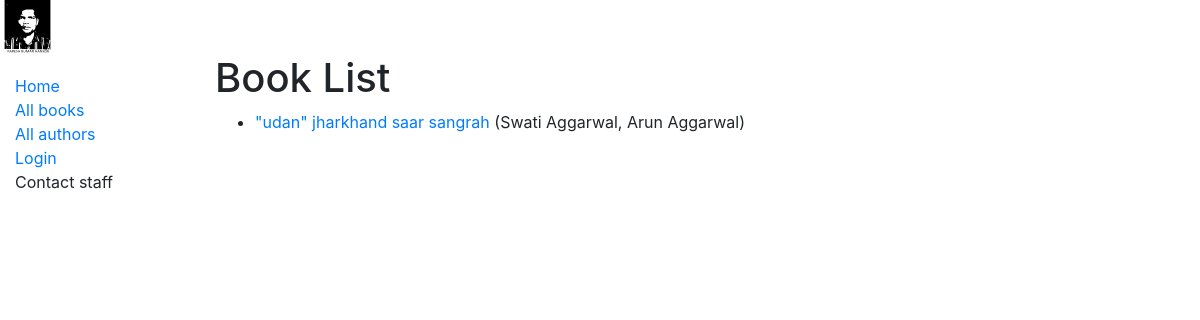
Before: /catalog/books/ with the older database file.
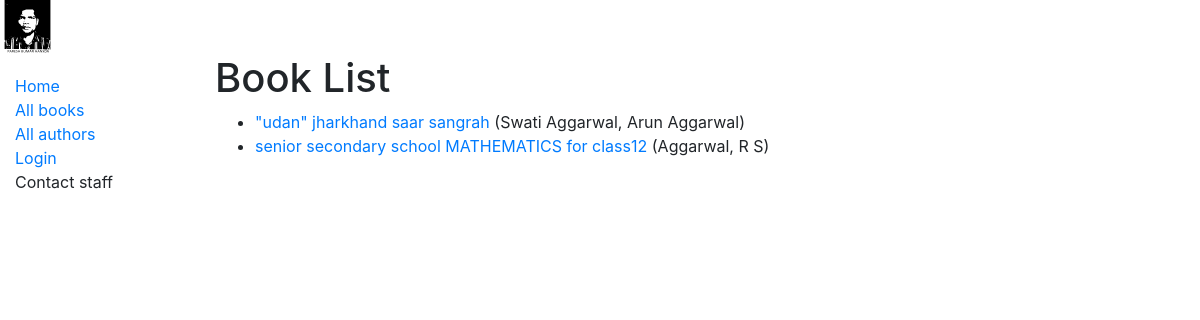
After: the same page with the newer database file.
### catalog/models.py (models this page shows, shortened)
class Book(models.Model):
    title = models.CharField(max_length=200)
    author = models.ForeignKey('Author', on_delete=models.SET_NULL, null=True)
    summary = models.TextField(max_length=1000, help_text='Enter a brief description of the book')
    isbn = models.CharField('ISBN', max_length=13, unique=True,
                             help_text='13 Character <a href="https://www.isbn-international.org/content/what-isbn">ISBN number</a>')
    genre = models.ManyToManyField(Genre, help_text='Select a genre for this book')
    language = models.ManyToManyField(Language, help_text='Select a language for this book')
    def get_absolute_url(self):
        return reverse('book-detail', args=[str(self.id)])
    def display_genre(self):
        """Create a string for the Genre. This is required to display genre in Admin."""
        return ', '.join(genre.name for genre in self.genre.all()[:3])
    display_genre.short_description = 'Genre'
    def display_language(self):
        """Create a string for the Genre. This is required to display genre in Admin."""
        return ', '.join(language.name for language in self.language.all()[:3])
    display_language.short_description = 'Language'

class Author(models.Model):
    first_name = models.CharField(max_length=100)
    last_name = models.CharField(max_length=100)
    date_of_birth = models.DateField(null=True, blank=True)
    date_of_death = models.DateField('Died', null=True, blank=True)
    class Meta:
        ordering = ['last_name', 'first_name']
    def __str__(self):
        return f'{self.last_name}, {self.first_name}'

### catalog/views.py (the view)
# urls.py: path('books/', views.BookListView.as_view(), name='books'),
class BookListView(generic.ListView):
    model = Book
    '''
    def get_queryset(self):
        return Book.objects.filter(title__icontains='jhar')[:5]
    '''
    def get_context_data(self, **kwargs):
        context = super(BookListView, self).get_context_data(**kwargs)
        context['some_data'] = 'This is just some data'
        return context

### catalog/templates/catalog/book_list.html (shortened to what this page needs)
{% extends "base_generic.html" %}
{% block content %}
  <h1>Book List</h1>
  {% if book_list %}
  <ul>
    {% for book in object_list %}
      <li>
        <a href="{{book.get_absolute_url}}">{{ book.title }}</a> ({{book.author}})
      </li>
    {% endfor %}
  </ul>
  {% else %}
    <p>There are no books in the library.</p>
  {% endif %}
{% endblock %}

### catalog/templates/base_generic.html (shortened to what this page needs)
<!DOCTYPE html>
<html lang="en">
<head>
  <link rel="stylesheet" href="https://cdn.jsdelivr.net/npm/bootstrap@4.5.3/dist/css/bootstrap.min.css">
  {% load static %}
  <link rel="stylesheet" href="{% static 'css/style.css' %}">
  <img src="{% static 'catalog/pkh.svg' %}" alt="paresh" style="width:55px;height:54px;">
</head>
<body>
  <div class="container-fluid">
    <div class="row">
      <div class="col-sm-2">
      {% block sidebar %}
        <ul class="sidebar-nav">
          <li><a href="{% url 'index' %}">Home</a></li>
          <li><a href="{% url 'books'%}">All books</a></li>
          <li><a href="{% url 'authors'%}">All authors</a></li>
   {% if user.is_authenticated %}
     <li>User: {{ user.get_username }}</li>
     <li><a href="{% url 'my-borrowed' %}">My Borrowed</a></li>
     <li><a href="{% url 'logout'%}?next={{request.path}}">Logout</a></li>
   {% else %}
     <li><a href="{% url 'login'%}?next={{request.path}}">Login</a></li>
   {% endif %}
{% if user.is_staff %}
<li>Hello,Librarian {{ user.get_username }}</li>
<li><a href="{% url "my-loaned" %}">MyLibrary</a></li>
{% if user.is_superuser %}
<li>Hello, Admin {{ user.get_username }}</li>
<li><a href="{% url "librarians" %}">Librarians </a></li>
<li><a href="{% url "all-borrowed" %}">Borrowed</a></li>
<li><a href="{% url "borrowers" %}">AllBorrowers </a></li>
{% endif %}
{% else %}
<li><p>Contact staff</p></li>
{% endif %}
</ul>
     {% endblock %}
      </div>
      <div class="col-sm-10 ">{% block content %}{% endblock %}</div>
    </div>
  </div>
</body>
</html>

### catalog/static/css/style.css (style rules this page uses)
.sidebar-nav { margin-top: 20px; padding: 0; list-style: none; }

Changed rows visible on the page:
added Book: title "senior secondary school MATHEMATICS for class12", author "Aggarwal, R S"
